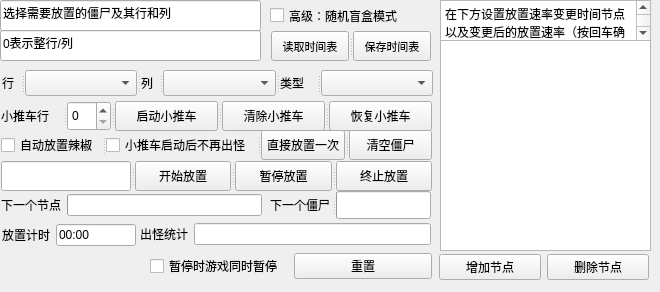
      <widget class="QWidget" name="tab_21">
       <attribute name="title">
        <string>自动放置模式</string>
       </attribute>
       <widget class="QTableWidget" name="changetable">
        <property name="geometry">
         <rect>
          <x>440</x>
          <y>40</y>
          <width>211</width>
          <height>211</height>
         </rect>
        </property>
        <property name="autoFillBackground">
         <bool>false</bool>
        </property>
        <property name="dragEnabled">
         <bool>false</bool>
        </property>
        <property name="sortingEnabled">
         <bool>false</bool>
        </property>
       </widget>
       <widget class="QTextEdit" name="textEdit">
        <property name="geometry">
         <rect>
          <x>440</x>
          <y>0</y>
          <width>211</width>
          <height>41</height>
         </rect>
        </property>
        <property name="readOnly">
         <bool>true</bool>
        </property>
        <property name="html">
         <string>&lt;!DOCTYPE HTML PUBLIC &quot;-//W3C//DTD HTML 4.0//EN&quot; &quot;http://www.w3.org/TR/REC-html40/strict.dtd&quot;&gt;
&lt;html&gt;&lt;head&gt;&lt;meta name=&quot;qrichtext&quot; content=&quot;1&quot; /&gt;&lt;meta charset=&quot;utf-8&quot; /&gt;&lt;style type=&quot;text/css&quot;&gt;
p, li { white-space: pre-wrap; }
hr { height: 1px; border-width: 0; }
li.unchecked::marker { content: &quot;\2610&quot;; }
li.checked::marker { content: &quot;\2612&quot;; }
&lt;/style&gt;&lt;/head&gt;&lt;body style=&quot; font-family:'Microsoft YaHei UI'; font-size:9pt; font-weight:400; font-style:normal;&quot;&gt;
&lt;p style=&quot; margin-top:0px; margin-bottom:0px; margin-left:0px; margin-right:0px; -qt-block-indent:0; text-indent:0px;&quot;&gt;在下方设置放置速率变更时间节点以及变更后的放置速率（按回车确定），支持放置中修改&lt;/p&gt;&lt;/body&gt;&lt;/html&gt;</string>
        </property>
       </widget>
       <widget class="QLineEdit" name="lineEdit">
        <property name="geometry">
         <rect>
          <x>0</x>
          <y>0</y>
          <width>261</width>
          <height>31</height>
         </rect>
        </property>
        <property name="text">
         <string>选择需要放置的僵尸及其行和列</string>
        </property>
        <property name="readOnly">
         <bool>true</bool>
        </property>
       </widget>
       <widget class="QLineEdit" name="lineEdit_2">
        <property name="enabled">
         <bool>true</bool>
        </property>
        <property name="geometry">
         <rect>
          <x>0</x>
          <y>30</y>
          <width>261</width>
          <height>31</height>
         </rect>
        </property>
        <property name="text">
         <string>0表示整行/列</string>
        </property>
        <property name="readOnly">
         <bool>true</bool>
        </property>
       </widget>
       <widget class="QCheckBox" name="randblindboxmode">
        <property name="geometry">
         <rect>
          <x>270</x>
          <y>0</y>
          <width>161</width>
          <height>31</height>
         </rect>
        </property>
        <property name="text">
         <string>高级：随机盲盒模式</string>
        </property>
       </widget>
       <widget class="QWidget" name="layoutWidget">
        <property name="geometry">
         <rect>
          <x>1</x>
          <y>190</y>
          <width>261</width>
          <height>30</height>
         </rect>
        </property>
        <layout class="QHBoxLayout" name="horizontalLayout_19">
         <item>
          <widget class="QLabel" name="label_22">
           <property name="text">
            <string>下一个节点</string>
           </property>
          </widget>
         </item>
         <item>
          <widget class="QProgressBar" name="nextnode">
           <property name="value">
            <number>0</number>
           </property>
           <property name="textVisible">
            <bool>false</bool>
           </property>
          </widget>
         </item>
        </layout>
       </widget>
       <widget class="QWidget" name="layoutWidget">
        <property name="geometry">
         <rect>
          <x>2</x>
          <y>221</y>
          <width>134</width>
          <height>28</height>
         </rect>
        </property>
        <layout class="QHBoxLayout" name="horizontalLayout_15">
         <item>
          <widget class="QLabel" name="label_23">
           <property name="text">
            <string>放置计时</string>
           </property>
          </widget>
         </item>
         <item>
          <widget class="QLineEdit" name="timeshow">
           <property name="text">
            <string>00:00</string>
           </property>
           <property name="readOnly">
            <bool>true</bool>
           </property>
          </widget>
         </item>
        </layout>
       </widget>
       <widget class="QWidget" name="layoutWidget">
        <property name="geometry">
         <rect>
          <x>140</x>
          <y>220</y>
          <width>291</width>
          <height>28</height>
         </rect>
        </property>
        <layout class="QHBoxLayout" name="horizontalLayout_21">
         <item>
          <widget class="QLabel" name="label_24">
           <property name="text">
            <string>出怪统计</string>
           </property>
          </widget>
         </item>
         <item>
          <widget class="QLineEdit" name="totalrowzombie">
           <property name="readOnly">
            <bool>true</bool>
           </property>
          </widget>
         </item>
        </layout>
       </widget>
       <widget class="QWidget" name="layoutWidget">
        <property name="geometry">
         <rect>
          <x>439</x>
          <y>251</y>
          <width>210</width>
          <height>32</height>
         </rect>
        </property>
        <layout class="QHBoxLayout" name="horizontalLayout_23">
         <property name="sizeConstraint">
          <enum>QLayout::SetNoConstraint</enum>
         </property>
         <item>
          <widget class="QPushButton" name="addnode">
           <property name="font">
            <font>
             <pointsize>9</pointsize>
            </font>
           </property>
           <property name="text">
            <string>增加节点</string>
           </property>
          </widget>
         </item>
         <item>
          <widget class="QPushButton" name="deletelist">
           <property name="font">
            <font>
             <pointsize>9</pointsize>
            </font>
           </property>
           <property name="text">
            <string>删除节点</string>
           </property>
          </widget>
         </item>
        </layout>
       </widget>
       <widget class="QSplitter" name="splitter_2">
        <property name="geometry">
         <rect>
          <x>271</x>
          <y>31</y>
          <width>161</width>
          <height>30</height>
         </rect>
        </property>
        <property name="orientation">
         <enum>Qt::Horizontal</enum>
        </property>
        <widget class="QPushButton" name="readfile_autozombie">
         <property name="font">
          <font>
           <pointsize>8</pointsize>
          </font>
         </property>
         <property name="text">
          <string>读取时间表</string>
         </property>
        </widget>
        <widget class="QPushButton" name="saveile_autozombie">
         <property name="font">
          <font>
           <pointsize>8</pointsize>
          </font>
         </property>
         <property name="text">
          <string>保存时间表</string>
         </property>
        </widget>
       </widget>
       <widget class="QSplitter" name="splitter_3">
        <property name="geometry">
         <rect>
          <x>2</x>
          <y>70</y>
          <width>431</width>
          <height>26</height>
         </rect>
        </property>
        <property name="orientation">
         <enum>Qt::Horizontal</enum>
        </property>
        <widget class="QLabel" name="label_15">
         <property name="text">
          <string>行</string>
         </property>
        </widget>
        <widget class="MultiSelectComboBox" name="autozombierow">
         <property name="autoFillBackground">
          <bool>false</bool>
         </property>
        </widget>
        <widget class="QLabel" name="label_17">
         <property name="text">
          <string>列</string>
         </property>
        </widget>
        <widget class="MultiSelectComboBox" name="autozombiecol"/>
        <widget class="QLabel" name="label_18">
         <property name="text">
          <string>类型</string>
         </property>
        </widget>
        <widget class="QComboBox" name="autozombietype"/>
       </widget>
       <widget class="QSplitter" name="splitter_4">
        <property name="geometry">
         <rect>
          <x>1</x>
          <y>101</y>
          <width>431</width>
          <height>30</height>
         </rect>
        </property>
        <property name="orientation">
         <enum>Qt::Horizontal</enum>
        </property>
        <widget class="QLabel" name="label_20">
         <property name="text">
          <string>小推车行</string>
         </property>
        </widget>
        <widget class="QSpinBox" name="mowerrow">
         <property name="maximum">
          <number>6</number>
         </property>
        </widget>
        <widget class="QPushButton" name="startmower">
         <property name="text">
          <string>启动小推车</string>
         </property>
        </widget>
        <widget class="QPushButton" name="clearmower">
         <property name="text">
          <string>清除小推车</string>
         </property>
        </widget>
        <widget class="QPushButton" name="resummower">
         <property name="text">
          <string>恢复小推车</string>
         </property>
        </widget>
       </widget>
       <widget class="QSplitter" name="splitter_6">
        <property name="geometry">
         <rect>
          <x>1</x>
          <y>161</y>
          <width>431</width>
          <height>30</height>
         </rect>
        </property>
        <property name="orientation">
         <enum>Qt::Horizontal</enum>
        </property>
        <widget class="QLineEdit" name="puttingstatus">
         <property name="readOnly">
          <bool>true</bool>
         </property>
        </widget>
        <widget class="QPushButton" name="startputting">
         <property name="text">
          <string>开始放置</string>
         </property>
        </widget>
        <widget class="QPushButton" name="pauseputting">
         <property name="text">
          <string>暂停放置</string>
         </property>
        </widget>
        <widget class="QPushButton" name="stopputting">
         <property name="text">
          <string>终止放置</string>
         </property>
        </widget>
       </widget>
       <widget class="QSplitter" name="splitter_7">
        <property name="geometry">
         <rect>
          <x>270</x>
          <y>191</y>
          <width>161</width>
          <height>28</height>
         </rect>
        </property>
        <property name="orientation">
         <enum>Qt::Horizontal</enum>
        </property>
        <widget class="QLabel" name="label_21">
         <property name="text">
          <string>下一个僵尸</string>
         </property>
        </widget>
        <widget class="QProgressBar" name="nextzombie">
         <property name="value">
          <number>0</number>
         </property>
         <property name="textVisible">
          <bool>false</bool>
         </property>
        </widget>
       </widget>
       <widget class="QWidget" name="layoutWidget">
        <property name="geometry">
         <rect>
          <x>150</x>
          <y>250</y>
          <width>282</width>
          <height>32</height>
         </rect>
        </property>
        <layout class="QHBoxLayout" name="horizontalLayout_58">
         <item>
          <widget class="QCheckBox" name="pausewithgame">
           <property name="text">
            <string>暂停时游戏同时暂停</string>
           </property>
          </widget>
         </item>
         <item>
          <widget class="QPushButton" name="pushButton_2">
           <property name="text">
            <string>重置</string>
           </property>
          </widget>
         </item>
        </layout>
       </widget>
       <widget class="QSplitter" name="splitter_5">
        <property name="geometry">
         <rect>
          <x>1</x>
          <y>130</y>
          <width>431</width>
          <height>30</height>
         </rect>
        </property>
        <property name="orientation">
         <enum>Qt::Horizontal</enum>
        </property>
        <widget class="QCheckBox" name="autospicy">
         <property name="text">
          <string>自动放置辣椒</string>
         </property>
        </widget>
        <widget class="QCheckBox" name="nomowernozombie">
         <property name="text">
          <string>小推车启动后不再出怪</string>
         </property>
        </widget>
        <widget class="QPushButton" name="directputonce">
         <property name="text">
          <string>直接放置一次</string>
         </property>
        </widget>
        <widget class="QPushButton" name="pushButton">
         <property name="text">
          <string>清空僵尸</string>
         </property>
        </widget>
       </widget>
      </widget>
